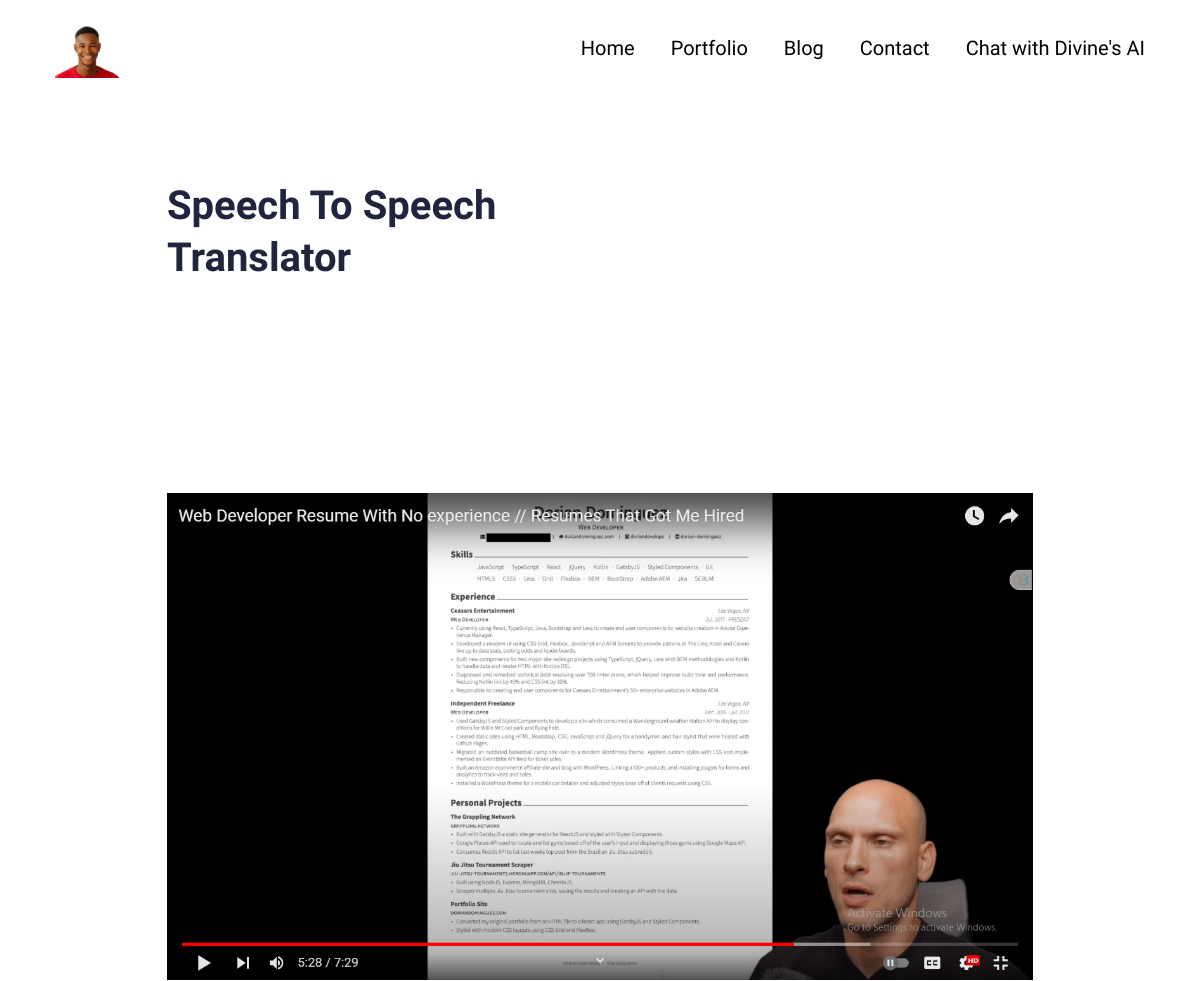
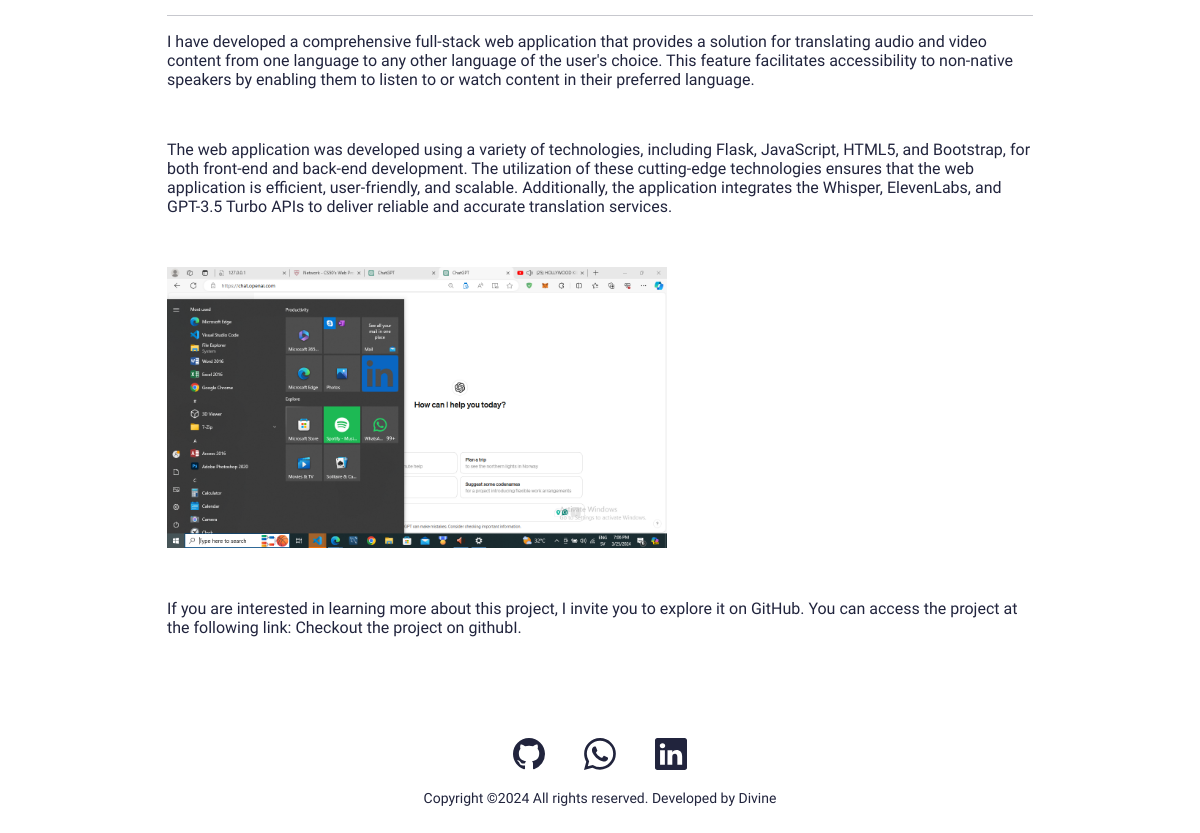
Screenshot of /portfolio/speech-to-speech-translator with the database file from the repository (2 pictures, top to bottom).
### main/models.py (models this page shows, shortened)
class Portfolio(models.Model):
    class Meta:
        verbose_name = 'Portfolio'
        verbose_name_plural = 'Portfolio Profiles'
        ordering = ['name']
    date = models.DateTimeField(auto_now_add=True)
    name = models.CharField(max_length=100, blank=True, null=True)
    description = models.TextField(blank=True, null=True)
    body = RichTextField(blank=True, null=True)
    image = models.ImageField(upload_to='portfolio/', blank=True, null=True)
    slug = models.SlugField(blank=True, null=True)
    is_active = models.BooleanField(default=True)

### main/views.py (the view)
# urls.py: path('portfolio/<slug:slug>', views.PortfolioDetailView.as_view(), name="portfolio"),
class PortfolioDetailView(generic.DetailView):
	model = Portfolio
	template_name = "main/portfolio-detail.html"

### resume/context_processors.py (called while the page is built)
def project_context(request):
    context = {
        'me': User.objects.first(),
    }
    return context

### main/templates/main/portfolio-detail.html (shortened to what this page needs)
{% extends 'main/base.html' %}
{% load static %}
{% block content %}
<section>
  <div class="innerPageBannerCol">
    <div class="container">
      <div class="row g-4 g-md-3  align-items-center">
        <div class="col-md-6">
          <div class="bannerContent">
            <h1 class="xlTitle pb-md-3">{{ object.name|title }}</h1>
          </div>
        </div>
      </div>
    </div>
  </div>
</section>
<section>
  <div class="sectionSpaceSm">
    <div class="container">
      <img src="{{object.image.url}}" alt="..." class="pImg">
      <hr>
      <p>{{ object.body|safe }}</p>
    </div>
  </div>
</section>
{% endblock %}

### static/css/style.css (style rules this page uses)
:root { --primaryColor: #002C54; --primaryDarkColor: #00184c; --primaryHoverColor: #0a15a8; --secondaryColor: #d00505; --baseColor: #21243D; --baseFont: 'Heebo', sans-serif; --titleFont: 'Courier Prime', monospace; --regular: 400; --medium: 500; --bold: 700; --black: 900; --lightBg: #F1F1F1; }
html { scroll-behavior: smooth; }
body { font-family: var(--baseFont); color: var(--baseColor); line-height: normal; }
img { max-width: 100%; }
a { color: inherit; }
a, .btn { -webkit-transition: all 300ms ease-in-out 0s; -o-transition: all 300ms ease-in-out 0s; transition: all 300ms ease-in-out 0s; text-decoration: none; }
.xlTitle { font-size: 40px; line-height: 1.3; font-weight: var(--bold); font-family: var(--titleFont) }
.sectionSpaceSm { padding: 35px 0; }
.innerPageBannerCol { padding: 180px 0 150px; }
.pImg { width: 100%; }
@media (min-width:992px) { .container, .container-lg, .container-md, .container-sm, .container-xl, .container-xxl { max-width: 890px; } }

### rows the page displays
Portfolio: name "Speech To Speech Translator", image (picture), body "I have developed a comprehensive full-stack web application that provides a solution for translating audio and video content from one language to any other language of the user's choice. This feature facilitates accessibility to non-native speakers by enabling them to listen to or watch content in their preferred language. The web application was developed using a variety of technologies, including Flask, JavaScript, HTML5, and Bootstrap, for both front-end and back-end development. The utilization of these cutting-edge technologies ensures that the web application is efficient, user-friendly, and scalable. Additionally, the application integrates the Whisper, ElevenLabs, and GPT-3.5 Turbo…", body (picture)
